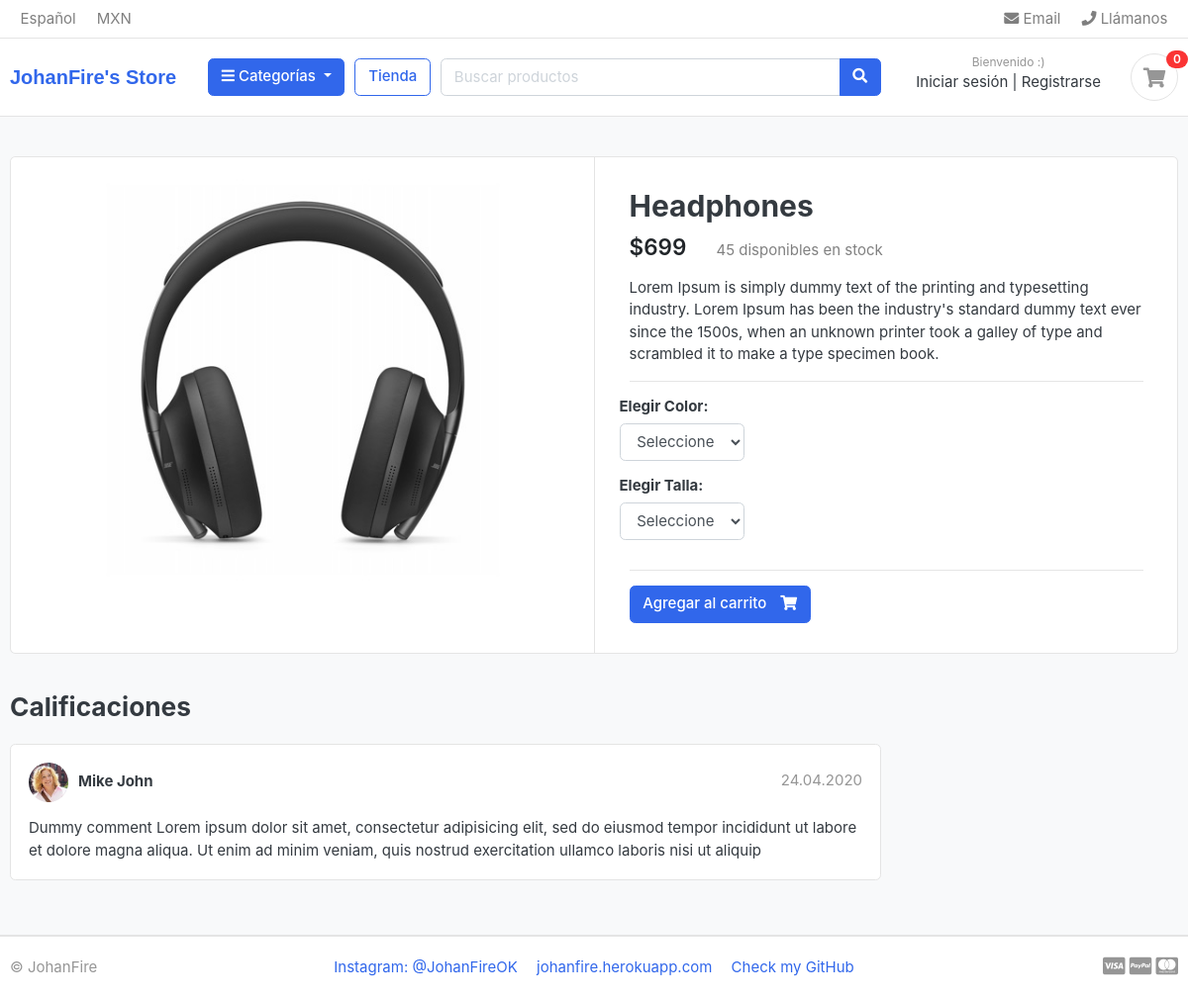
/store/category/accesorios-tech/headphones/, run on the app's committed database.
### store/models.py (models this page shows, shortened)
class Product(models.Model):
    product_name = models.CharField(max_length=200, unique=True)
    slug = models.CharField(max_length=200, unique=True)
    description = models.TextField(max_length=500, blank=True)
    price = models.IntegerField()
    images = models.ImageField(upload_to='photos/products', blank=True)
    stock = models.IntegerField()
    is_available = models.BooleanField(default=True)
    category = models.ForeignKey(Category, on_delete=models.CASCADE) # ([relation with 'Category'], delete products related to this category)
    created_date = models.DateTimeField(auto_now_add = True)
    modified_date = models.DateTimeField(auto_now = True)

### store/views.py (the view)
# urls.py: path("category/<slug:category_slug>/<slug:product_slug>/", views.product_detail, name="product_detail"),
def product_detail(request, category_slug, product_slug):
    try:
        single_product = Product.objects.get(category__slug=category_slug, slug=product_slug) # "...__..." double line means to get the value of the field
        in_cart = CartItem.objects.filter(cart__cart_id=_cart_id(request), product=single_product).exists()
    except Exception as e:
        raise e
    context = {
        "single_product": single_product,
        "in_cart": in_cart,
    }
    return render(request, "store/product_detail.html", context)

### carts/context_processors.py (called while the page is built)
def cart_counter(request):
    cart_count = 0
    try:
        cart = Cart.objects.filter(cart_id = _cart_id(request))
        cart_items = CartItem.objects.all().filter(cart=cart[:1]) # :1 = will return only 1 element
        for cart_item in cart_items:
            cart_count += cart_item.quantity
    except Cart.DoesNotExist:
        cart_count = 0
    return dict(cart_count=cart_count)

### carts/views.py (called while the page is built)
def _cart_id(request):
    cart = request.session.session_key
    if not cart:
        cart = request.session.create()
    return cart

### category/context_processors.py (called while the page is built)
def menu_links(request):
    links = Category.objects.all()
    return dict(links=links)

### category/models.py (called while the page is built)
    def get_url(self):
        return reverse("products_by_category", args=[self.slug])

### store/models.py (called while the page is built)
    def colors(self):
        return super(VariationManager, self).filter(variation_category="color", is_active=True)

    def tallas(self):
        return super(VariationManager, self).filter(variation_category="talla", is_active=True)

### templates/store/product_detail.html (shortened to what this page needs)
{% extends 'base.html' %}
{% block content %}
<section class="section-content padding-y bg">
    <div class="container">
    <div class="card">
        <div class="row no-gutters">
            <aside class="col-md-6">
    <article class="gallery-wrap">
        <div class="img-big-wrap">
           <a href="#"><img src="{{ single_product.images.url }}"></a>
        </div>
    </article>
        </aside>
        <main class="col-md-6 border-left">
    <form action="{% url 'add_cart' single_product.id %}" method="post">
        <article class="content-body">
            <h2 class="title">{{ single_product.product_name }}</h2>
            <div class="mb-3">
                <var class="price h4">${{ single_product.price }}</var>
                {% if single_product.stock <= 0 %}
                    <var style="margin-left: 5%; color: gray;">No hay stock por el momento</var>
                {% else %}
                    <var style="margin-left: 5%; color: gray;">{{single_product.stock}} disponibles en stock </var>
                {% endif %}
            </div>
            <p>{{ single_product.description }}</p>
            <hr>
                <div class="row">
                    <div class="item-option-select">
                        <h6>Elegir Color:</h6>
                        <select name="color" class="form-control" required>
                            <option value="" disabled selected>Seleccione</option>
                        </select>
                    </div>
                </div>
                <div class="row">
                    <div class="item-option-select">
                        <h6>Elegir Talla:</h6>
                        <select name="talla" class="form-control" required>
                            <option value="" disabled selected>Seleccione</option>
                        </select>
                    </div>
                </div>
                <hr>
                {% if single_product.stock <= 0 %}
                    <a class="btn  btn-primary" style="background-color: gray;"> <span class="text">Producto fuera de stock</span></a>
                {% else %}
                    {% if in_cart %}
                        <a href="{% url 'cart' %}" class="btn  btn-success"> <span class="text">Producto agregado al carrito</span> <i class="fas fa-check"></i>  </a>
                        <a href="{% url 'cart' %}" class="btn  btn-outline-primary"> <span class="text">Ver carrito</span> <i class="fas fa-eye"></i>  </a>
                    {% else %}
                        <button type="submit" class="btn  btn-primary"> <span class="text">Agregar al carrito</span> <i class="fas fa-shopping-cart"></i>  </bu>
                    {% endif %}
                {% endif %}
        </article>
    </form>
            </main>
        </div>
    </div>
    <br>
    <div class="row">
                <div class="col-md-9">
        <header class="section-heading">
            <h3>Calificaciones</h3>
        </header>
        <article class="box mb-3">
            <div class="icontext w-100">
                <img src="./images/avatars/avatar1.jpg" class="img-xs icon rounded-circle">
                <div class="text">
                    <span class="date text-muted float-md-right">24.04.2020 </span>
                    <h6 class="mb-1">Mike John </h6>
                </div>
            </div>
            <div class="mt-3">
                <p>
                    Dummy comment Lorem ipsum dolor sit amet, consectetur adipisicing elit, sed do eiusmod
                    tempor incididunt ut labore et dolore magna aliqua. Ut enim ad minim veniam,
                    quis nostrud exercitation ullamco laboris nisi ut aliquip
                </p>
            </div>
        </article>
        </div>
    </div>
    </div>
    </section>
{% endblock %}

### static/css/ui.css (style rules this page uses)
html { font-family: "Inter", sans-serif; font-size: 15px; }
.content-body { flex: 1 1 auto; padding: 2rem 2.3rem; }
.img-xs, .img-sm, .img-md, .img-lg { -o-object-fit: cover; object-fit: cover; flex-shrink: 0; flex-grow: 0; }
.img-xs { width: 40px; height: 40px; }
.padding-y { padding-top: 40px; padding-bottom: 40px; }
var { font-style: normal; }
article:after, .form-group:after { display: block; clear: both; content: ""; }
.bg { background-color: #f8f9fa; }
.section-heading { margin-bottom: 20px; margin-top: 15px; }
p:last-child { margin-bottom: 0; }
.btn .text + i { margin-left: 10px; }
.icontext { display: inline-flex; align-items: center; vertical-align: middle; }
.icontext .text { width: 100%; line-height: 1.2; }
.icontext .icon { position: relative; margin-right: 10px; flex-shrink: 0; flex-grow: 0; }
.price { font-weight: 600; color: #212529; }
.box { padding: 18px; background: #fff; border-radius: 0.37rem; border: 1px solid #e4e4e4; }
.box img { max-width: 100%; }
.gallery-wrap .img-big-wrap { margin-bottom: 10px; border-radius: 0.37rem; overflow: hidden; background-color: #fff; }
.gallery-wrap .img-big-wrap a { text-align: center; display: block; }
.gallery-wrap .img-big-wrap img { height: 450px; width: auto; display: inline-block; }
.item-option-select { margin-bottom: 1rem; display: inline-block; margin-right: 15px; }

### data on the page
Product: images (picture), product_name "Headphones", price "699", stock "45", description "Lorem Ipsum is simply dummy text of the printing and typesetting industry. Lorem Ipsum has been the industry's standard dummy text ever since the 1500s, when an unknown printer took a galley of type and scrambled it to make a type specimen book."

### other printed values
{{ cart_count }} "0"
